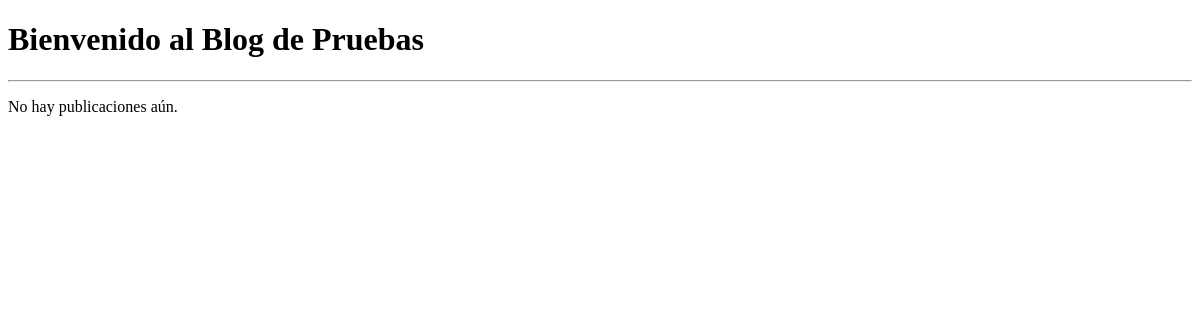
Before: / with the older database file.
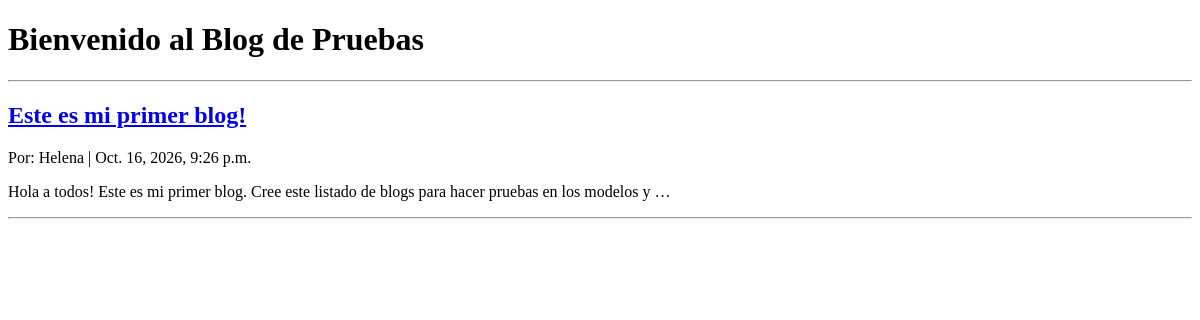
After: the same page with the newer database file.
### blogsite/models.py (models this page shows, shortened)
class Blog(models.Model):
    titulo = models.CharField(max_length=200)
    contenido = models.TextField()
    fecha_publicacion = models.DateTimeField(auto_now_add=True)
    autor = models.ForeignKey(UsuarioSimple, on_delete=models.CASCADE, related_name='blogs')

class UsuarioSimple(models.Model):
    nombre = models.CharField(max_length=100)
    email = models.EmailField(unique=True)

### blogsite/views.py (the view)
# urls.py: path('', views.lista_blogs, name='lista_blogs'),
def lista_blogs(request):
    blogs = Blog.objects.all().order_by('-fecha_publicacion')
    return render(request, 'lista.html', {'blogs': blogs})

### blogsite/templates/lista.html (shortened to what this page needs)
<!DOCTYPE html>
<html>
<head>
</head>
<body>
    <h1>Bienvenido al Blog de Pruebas</h1>
    <hr>
    {% for blog in blogs %}
        <h2><a href="{% url 'detalle_blog' blog.id %}">{{ blog.titulo }}</a></h2>
        <p>Por: {{ blog.autor.nombre }} | {{ blog.fecha_publicacion }}</p>
        <p>{{ blog.contenido|truncatewords:20 }}</p>
        <hr>
    {% empty %}
        <p>No hay publicaciones aún.</p>
    {% endfor %}
</body>
</html>

Changed rows visible on the page:
added Blog: titulo "Este es mi primer blog!", autor.nombre "Helena", fecha_publicacion "Oct. 16, 2026, 9:26 p.m.", contenido "Hola a todos! Este es mi primer blog. Cree este listado de blogs para hacer pruebas en los modelos y …"
Other visible differences:
text no longer shown: "No hay publicaciones aún."
